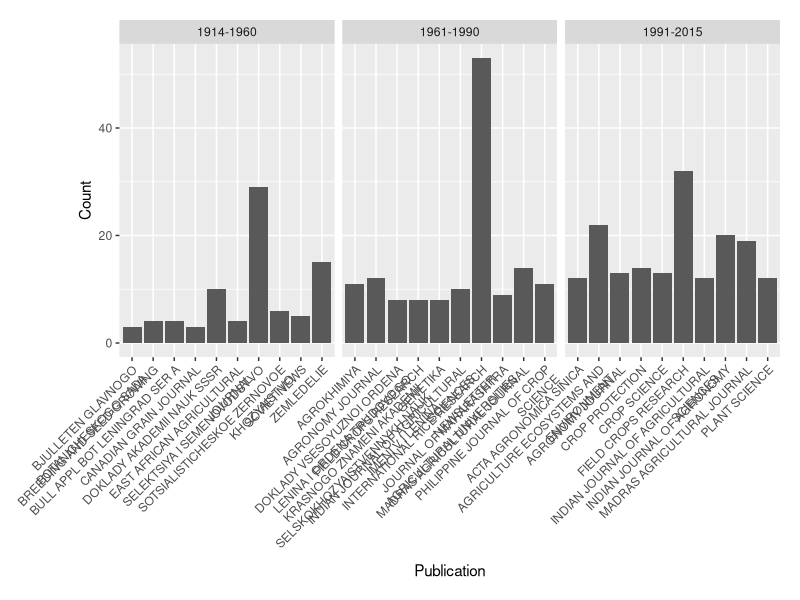
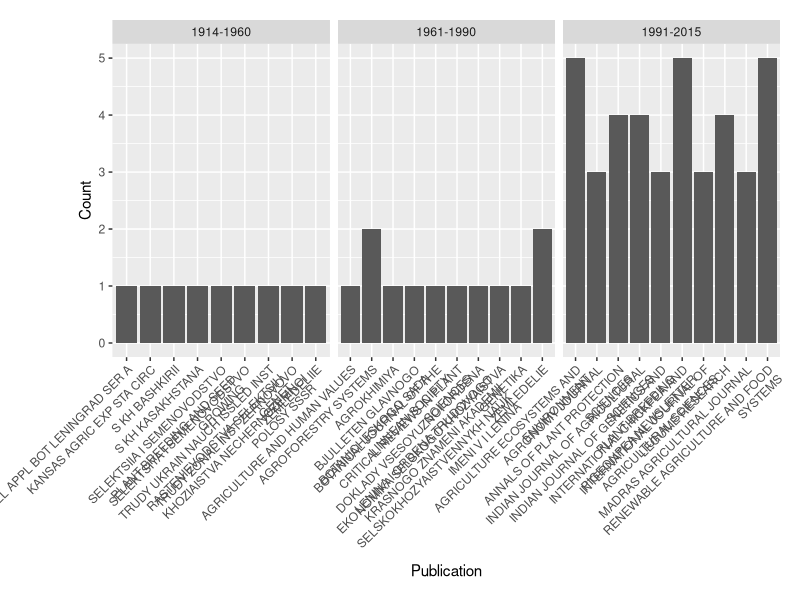
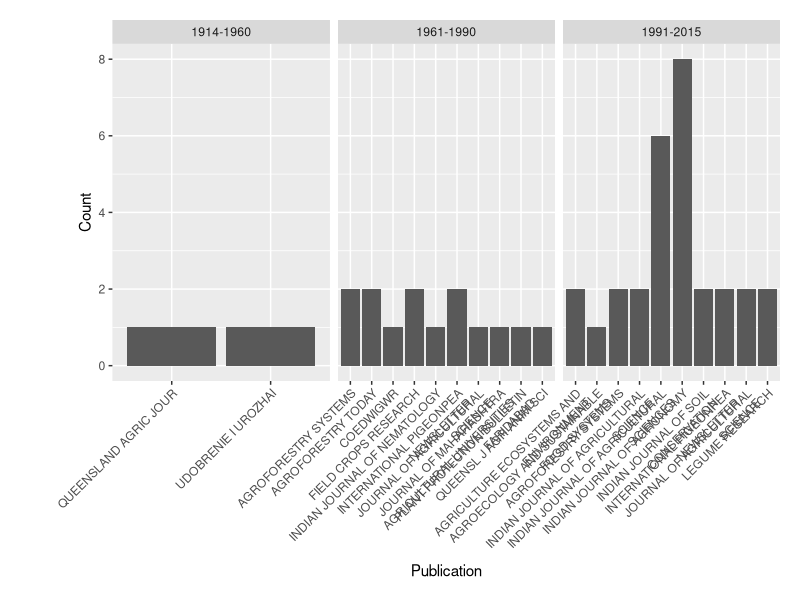
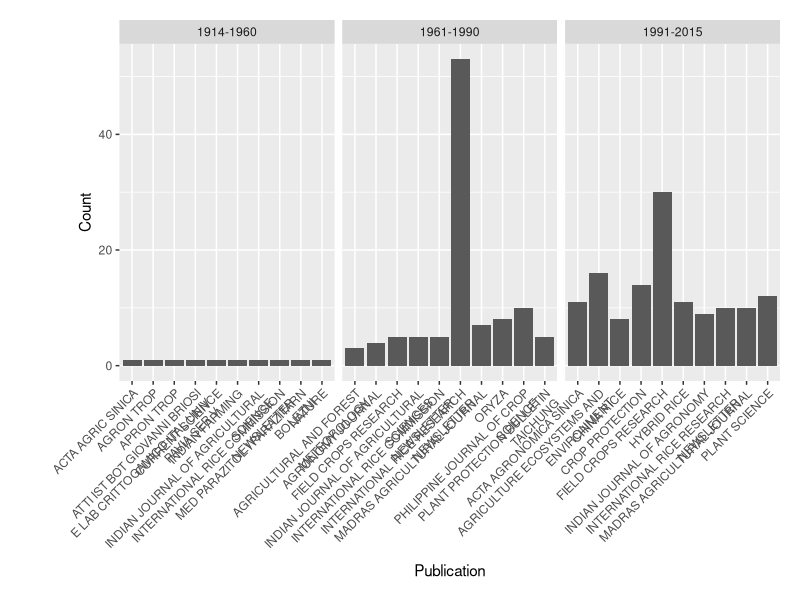
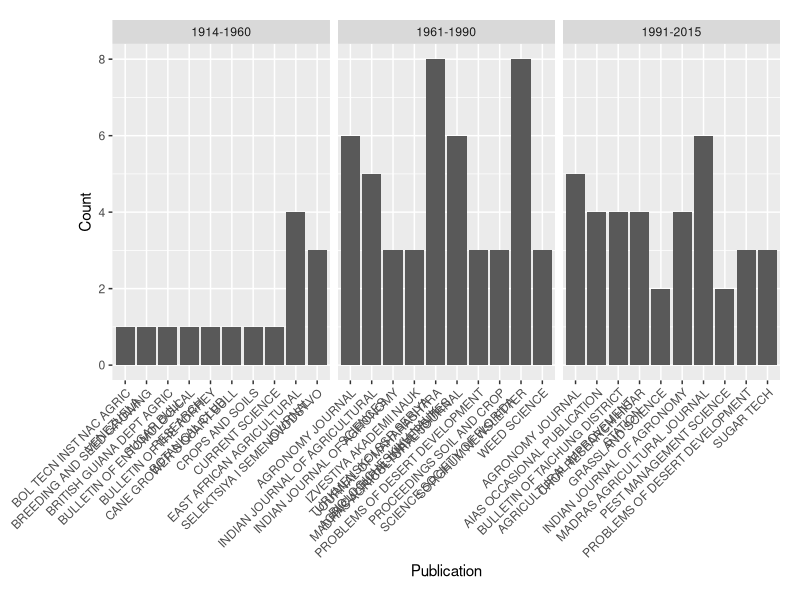
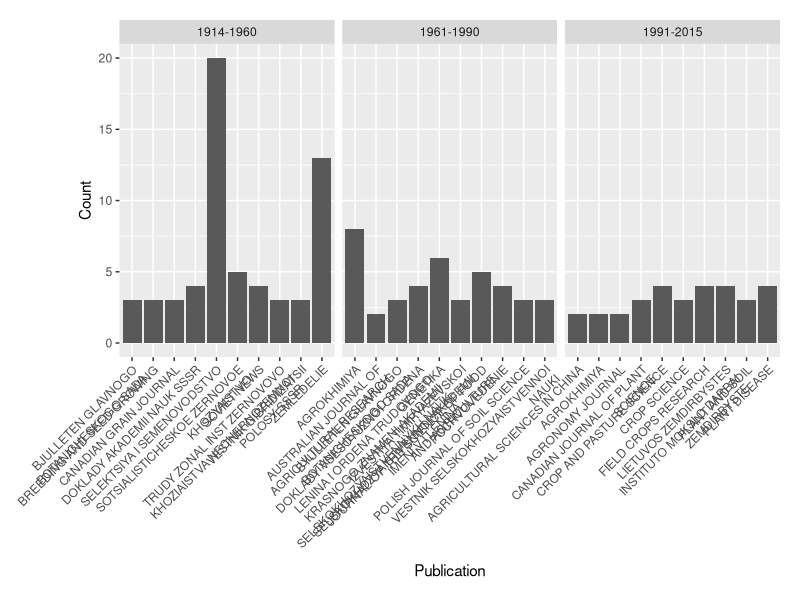

Reproduce these figures in R, in order.
## Import Data
d <- data.frame(year = read.csv("P_grain_biblio_paper_database.csv")$Publication.Year,
                Publication = as.character(
                    read.csv("P_grain_biblio_paper_database.csv")$Publication.Title),
                tags = read.csv("P_grain_biblio_paper_database.csv")$Manual.Tags
                )

## Replace "&" with "and"
d$Publication <- gsub("&", "and", d$Publication, ignore.case=T)

## Remove punctuation
d$Publication <- gsub("[[:punct:]]", "", d$Publication)

## Remove extra spaces
d$Publication <- gsub("[ ]+", " ", d$Publication, perl=T)

## upcase
d$Publication <- toupper(d$Publication)

## journal titles per period

d$period[d$year <= 1960] <- "1914-1960"
d$period[d$year >= 1961 & d$year <= 1990] <- "1961-1990"
d$period[d$year >= 1991 & d$year <= 2015] <- "1991-2015"

## list per crop

d.list <- list(grain = d[grep("search.grain", d$tags),][,c(2,4)],
               pigeonpea = d[grep("search.pigeonpea", d$tags),][,c(2,4)],
               rice = d[grep("search.rice", d$tags),][,c(2,4)],
               sorghum = d[grep("search.sorghum", d$tags),][,c(2,4)],
               wheat = d[grep("search.wheat", d$tags),][,c(2,4)],
               all = d[,c(2,4)])

## Count publications per period,

require(reshape2)
require(plyr)

d.list.summary <- lapply(d.list, ddply, .(period, Publication),
                         summarise,
                         Count = length(Publication))

## Calculate publication count for the period, and normalize counts

d.list.summary <- lapply(d.list.summary, ddply, .(period),
                         mutate,
                         n.period = length(Publication),
                         n.norm = Count/n.period)

## Flatten, arrange dataframe, and remove incomplete entries

d.df.summary <- ldply(d.list.summary)
d.df.summary <- arrange(d.df.summary, .id, desc(period), desc(n.norm),
                        Publication)
d.df.summary <- d.df.summary[complete.cases(d.df.summary),]

## Select top 10 publications per time period

d.df.summary <- ddply(d.df.summary, .(.id, period), function(x) x[1:10,])

detach(package:reshape2, unload=T)
detach(package:plyr, unload=T)

## Wrap names and select complete cases again (not sure more NAs are generated)

require(stringr)
d.df.summary$Publication <- str_wrap(d.df.summary$Publication, width=30)
detach(package:stringr, unload=T)

d.df.summary <- d.df.summary[complete.cases(d.df.summary),]

## Create Plots

require(ggplot2)
require(grid)

for (i in unique(d.df.summary$.id)){

    g <- ggplot(d.df.summary[d.df.summary$.id == i,],
                aes(x=Publication, y= Count))+
        geom_bar(stat="identity")+
            facet_grid(. ~ period, scale = "free_x")+
                theme(axis.text.x = element_text(angle = 45,vjust= 1,hjust=1),
                      plot.margin = unit(c(0.5,0.5,0.5,2), "cm"))
    
    ggsave(g,file=paste(getwd(),"/figures/","publications-",i,".pdf",sep=""))
}

detach(package:ggplot2, unload=T)
detach(package:grid, unload=T)
